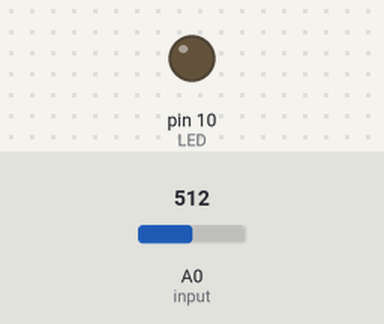
The sketch below on a simulated Arduino Uno, built with avr-gcc and run on an emulated ATmega328P. Shown: output pins drawn as LEDs (lit = HIGH). The test bench sets the inputs (shaded band); at power-on: A0 (input) = 512. What the sketch prints to the serial monitor is not drawn.

Above: at 1.2 s.
1.3 s: A0 (input) set to 499
At 2.5 s:
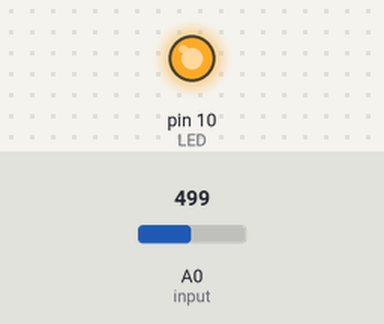
2.8 s: A0 (input) set to 522
At 4.1 s:
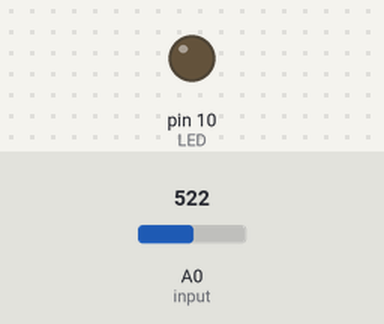
5.8 s: A0 (input) set to 511
At 7.2 s:
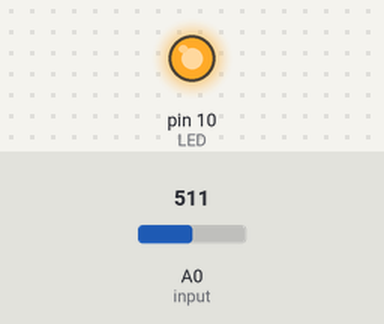
Timing chart, 0 to 8.8 s (numbered marks = the images above; inputs shaded):
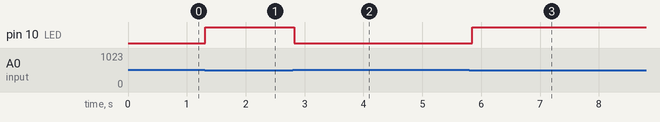

The sketch:

Light_sensor.ino
```cpp
int input = A0;
int LED = 10;
int sensorvalue = 0;

void setup() {
//  Used to read the value of photo resistor
  Serial.begin(9600);
  pinMode(LED, OUTPUT);

}

void loop() {
  //Read out the voltage of the photo resistor and save it under “sensorvalue”
  sensorvalue = analogRead(input);

  Serial.print("Sensor value = ");
  Serial.print(sensorvalue);
  //Send the value of the photo resistor as a number
//between 0 and 1023 to the serial monitor

  if(sensorvalue < 512){
    digitalWrite(LED, HIGH);
    }
  else{
    digitalWrite(LED, LOW);
    }
  delay(50);


}
```

Measured:
- the behaviour switches between 512 and 511 on A0 (input) (found by bisection; images 0 and 1)
- after the input at 1.3 s, pin 10 (LED): LOW → HIGH at once
- after the input at 2.8 s, pin 10 (LED): HIGH → LOW at once
- after the input at 5.8 s, pin 10 (LED): LOW → HIGH after 0.05 s
